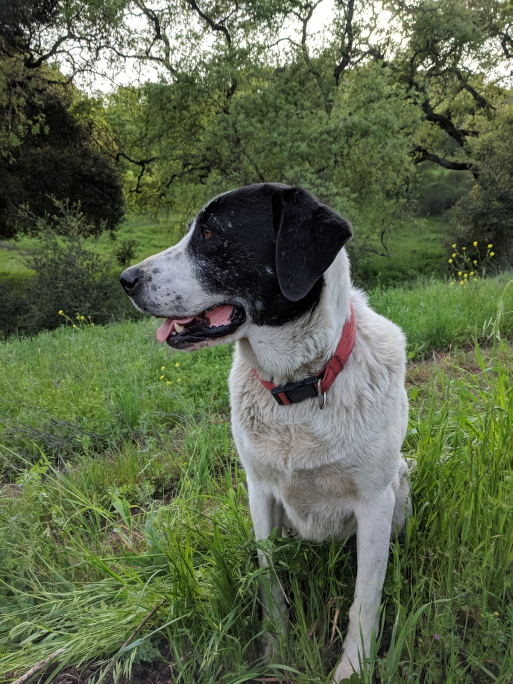
#> input picture data/sammy.jpg, 1025 x 1367 px (shown at 1/2 size)
$ jupyter execute 8.pyramid_image.ipynb
#> lines starting #> are read from the running program, lines starting #| are printed output that depends on the picture
### THÁP ẢNH ###

[cell 1]
import cv2
import numpy as np
import matplotlib.pyplot as plt

[cell 2]
"""
===========================================================
IMAGE PYRAMID TRONG OPENCV
===========================================================

Image Pyramid (tháp ảnh) là kỹ thuật biểu diễn ảnh ở nhiều
mức độ phân giải khác nhau.

Mục đích:
- Xử lý ảnh đa tỷ lệ (multi-scale)
- Phát hiện đối tượng với kích thước khác nhau
- Nén ảnh
- Ứng dụng trong Computer Vision cổ điển và Deep Learning

-----------------------------------------------------------
CÓ 2 LOẠI IMAGE PYRAMID CHÍNH:
1. Gaussian Pyramid  : giảm kích thước ảnh dần
2. Laplacian Pyramid : biểu diễn chi tiết (edge / high-frequency)
-----------------------------------------------------------
"""
# =========================================================
# 1. ĐỌC ẢNH
# =========================================================
# cv2.imread(path, flag)
# flag = 1 : ảnh màu BGR
img = cv2.imread(r"../data/sammy.jpg")
#> img is the input picture: shape (1367, 1025, 3); mean B, G, R 74.2, 102.6, 91.2

if img is None:
    print("❌ Không đọc được ảnh")
    exit()

# Chuyển sang RGB để hiển thị đúng màu bằng matplotlib
img_rgb = cv2.cvtColor(img, cv2.COLOR_BGR2RGB)

# =========================================================
# 2. GAUSSIAN PYRAMID
# =========================================================
"""
Gaussian Pyramid tạo ra các ảnh có độ phân giải giảm dần
bằng cách:
- Làm mờ ảnh (Gaussian Blur)
- Sau đó giảm kích thước xuống 1/2

-----------------------------------------
HÀM: cv2.pyrDown()
-----------------------------------------

CÚ PHÁP:
dst = cv2.pyrDown(src, dstsize=None, borderType=None)

THAM SỐ:
1. src:
   - Ảnh đầu vào

2. dstsize (ít dùng):
   - Kích thước ảnh đầu ra (width, height)
   - Nếu None → OpenCV tự động giảm còn 1/2

3. borderType:
   - Cách xử lý biên ảnh
   - Mặc định là BORDER_DEFAULT

-----------------------------------------
HÀM: cv2.pyrUp()
-----------------------------------------

Dùng để phóng to ảnh (ngược lại pyrDown)
"""

gaussian_pyramid = [img_rgb]
levels = 4  # số tầng của pyramid

for i in range(1, levels):
    down = cv2.pyrDown(gaussian_pyramid[i - 1])
    gaussian_pyramid.append(down)
#> this loop made 3 passes
#> pass 1, `down = cv2.pyrDown(gaussian_pyramid[i - 1])`:
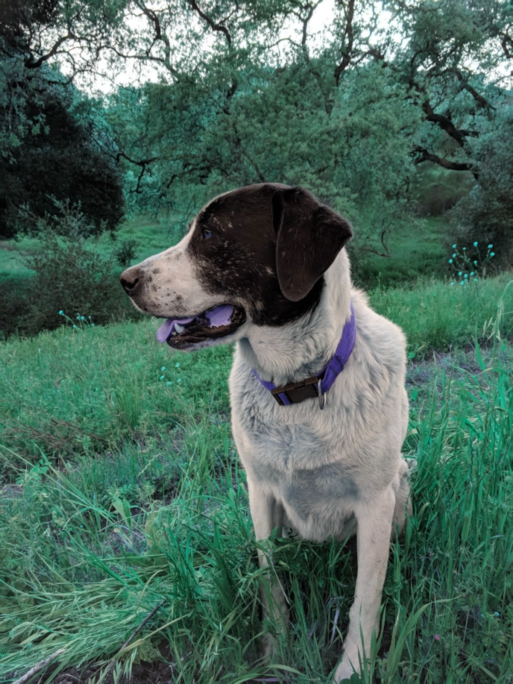
#> down: shape (684, 513, 3); mean of channels 0, 1, 2 91.2, 102.6, 74.1; drawn as B, G, R
#> pass 2, `down = cv2.pyrDown(gaussian_pyramid[i - 1])`:
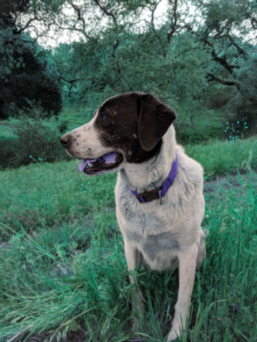
#> down: shape (342, 257, 3); mean of channels 0, 1, 2 91.2, 102.7, 74.1; drawn as B, G, R
#> pass 3, `down = cv2.pyrDown(gaussian_pyramid[i - 1])`:
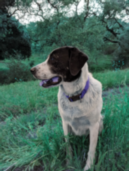
#> down: shape (171, 129, 3); mean of channels 0, 1, 2 91.3, 102.7, 74.2; drawn as B, G, R
#> after the loop, gaussian_pyramid = 4 items

# =========================================================
# 3. HIỂN THỊ GAUSSIAN PYRAMID
# =========================================================
plt.figure(figsize=(12, 4))
for i, layer in enumerate(gaussian_pyramid):
    plt.subplot(1, levels, i + 1)
    plt.imshow(layer)
    plt.title(f"Gaussian Level {i}")
    plt.axis("off")
#> this loop made 4 passes

plt.suptitle("Gaussian Image Pyramid", fontsize=14)
plt.tight_layout()
plt.show()
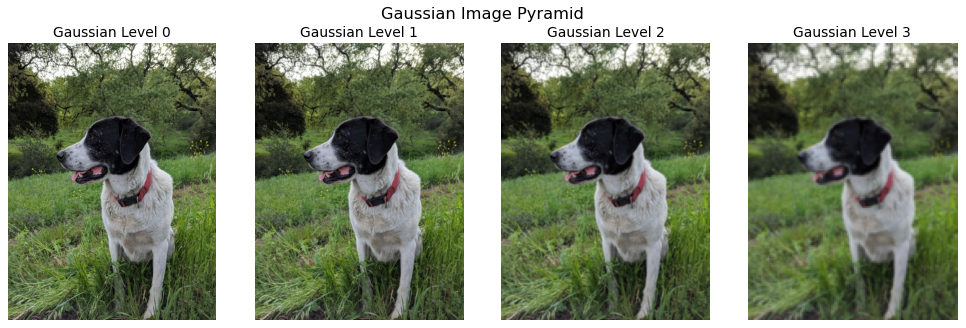
#> figure drawn by matplotlib, 4 panels

# =========================================================
# 4. LAPLACIAN PYRAMID
# =========================================================
"""
Laplacian Pyramid lưu trữ PHẦN CHI TIẾT (high-frequency)
giữa các tầng Gaussian.

Cách tạo:
- Laplacian_i = Gaussian_i - pyrUp(Gaussian_{i+1})

Ý nghĩa:
- Biểu diễn cạnh, chi tiết ảnh
- Dùng trong blending, image reconstruction
"""

laplacian_pyramid = []

for i in range(levels - 1):
    # Phóng to Gaussian level i+1
    up = cv2.pyrUp(
        gaussian_pyramid[i + 1],
        dstsize=(gaussian_pyramid[i].shape[1],
                 gaussian_pyramid[i].shape[0])
    )
    laplacian = cv2.subtract(gaussian_pyramid[i], up)
    laplacian_pyramid.append(laplacian)
#> this loop made 3 passes
#> pass 1, `laplacian = cv2.subtract(gaussian_pyramid[i], up)`:
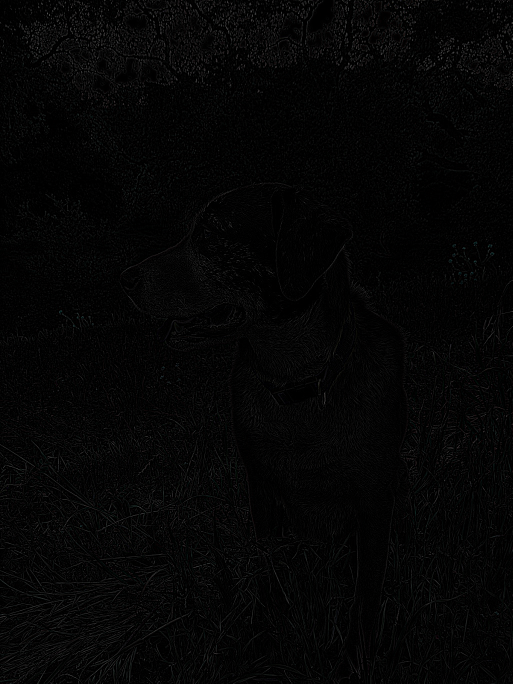
#> laplacian: shape (1367, 1025, 3) (shown at 1/2 size); mean of channels 0, 1, 2 4.9, 4.9, 4.8; drawn as B, G, R
#> pass 2, `laplacian = cv2.subtract(gaussian_pyramid[i], up)`:
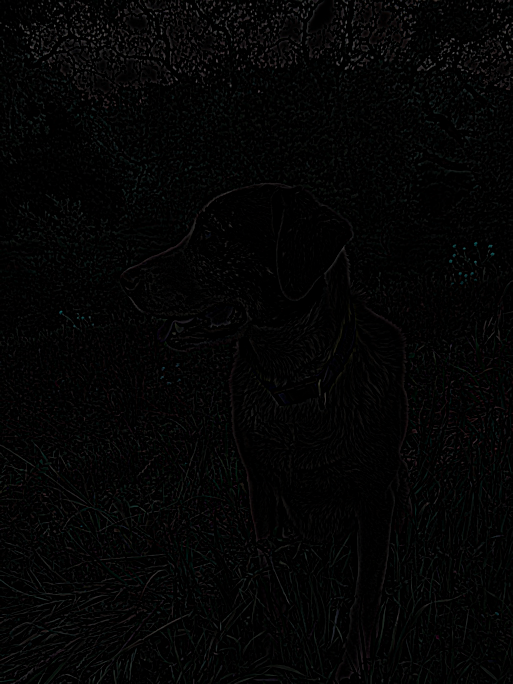
#> laplacian: shape (684, 513, 3); mean of channels 0, 1, 2 4.2, 4.3, 4; drawn as B, G, R
#> after the loop, laplacian_pyramid = 3 items

# Level cuối cùng của Laplacian = Gaussian cuối
laplacian_pyramid.append(gaussian_pyramid[-1])

# =========================================================
# 5. HIỂN THỊ LAPLACIAN PYRAMID
# =========================================================
plt.figure(figsize=(12, 6))
for i, layer in enumerate(laplacian_pyramid):
    plt.subplot(2, 2, i + 1)
    # Chuẩn hóa để hiển thị đẹp
    layer_norm = cv2.normalize(
        layer, None, 0, 255, cv2.NORM_MINMAX
    ).astype(np.uint8)

    plt.imshow(layer_norm)
    plt.title(f"Laplacian Level {i}")
    plt.axis("off")
#> this loop made 4 passes
#> pass 2, `layer_norm = cv2.normalize( layer, None, 0, 255, cv2.NORM_MINMAX ).ast..`:
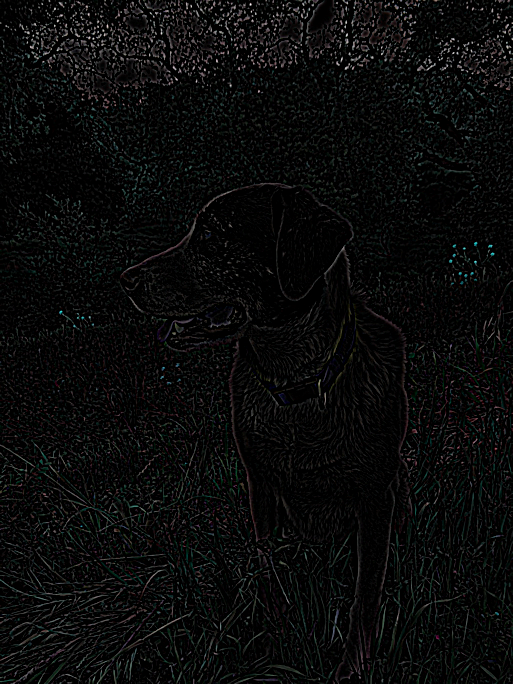
#> layer_norm: shape (684, 513, 3); mean of channels 0, 1, 2 10, 10.2, 9.7; drawn as B, G, R
#> pass 3, `layer_norm = cv2.normalize( layer, None, 0, 255, cv2.NORM_MINMAX ).ast..`:
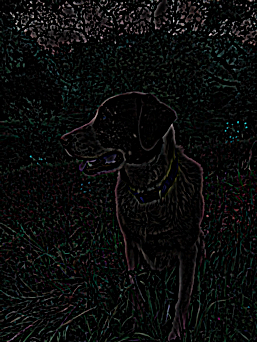
#> layer_norm: shape (342, 257, 3); mean of channels 0, 1, 2 11.3, 11.9, 10.8; drawn as B, G, R

plt.suptitle("Laplacian Image Pyramid", fontsize=14)
plt.tight_layout()
plt.show()
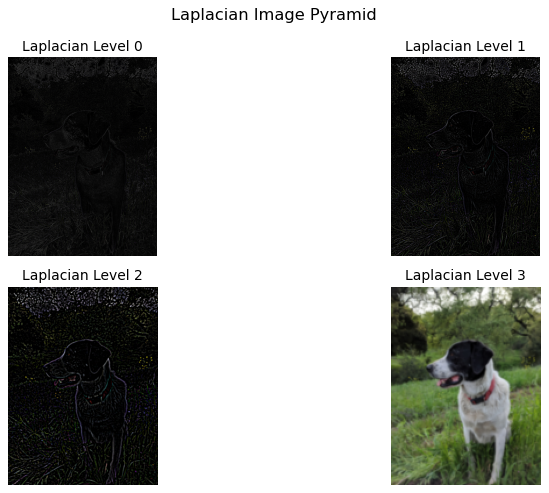
#> figure drawn by matplotlib, 4 panels

$ run again, with data/00-puppy.jpg copied over data/sammy.jpg
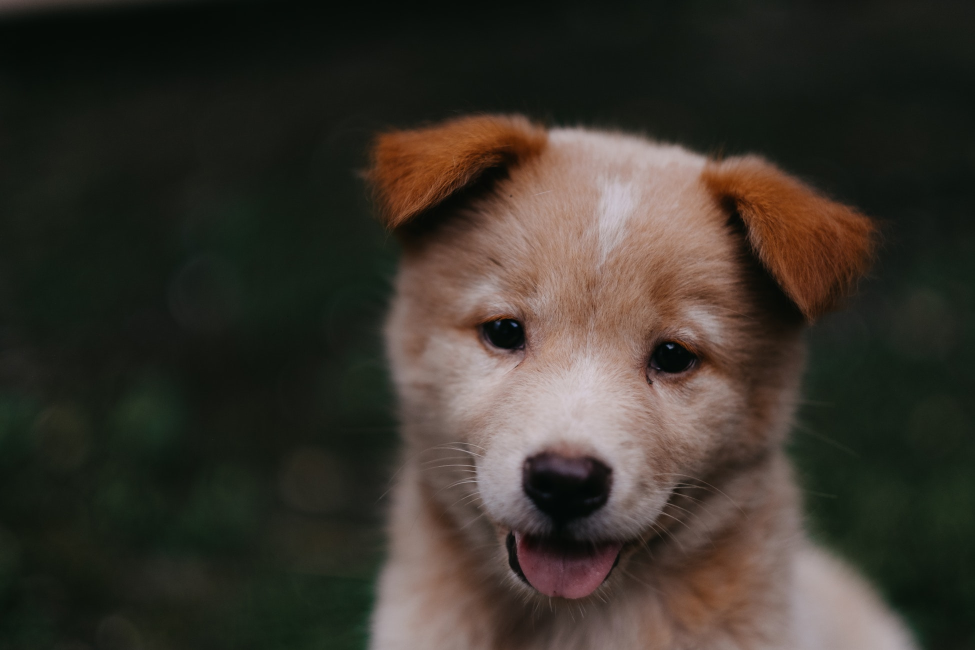
#> input picture data/00-puppy.jpg, 1950 x 1300 px (shown at 1/2 size)
#> img is the input picture: shape (1300, 1950, 3); mean B, G, R 43.8, 51.8, 57.3
#> the loop `for i in range(1, levels):` made 3 passes
#> pass 1, `down = cv2.pyrDown(gaussian_pyramid[i - 1])`:
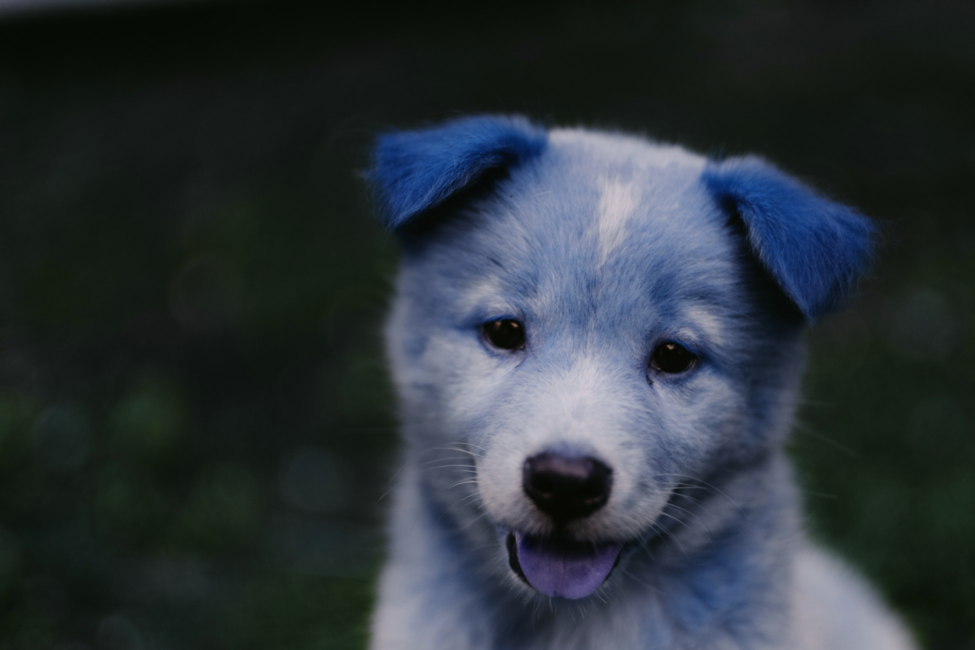
#> down: shape (650, 975, 3); mean of channels 0, 1, 2 57.3, 51.8, 43.8; drawn as B, G, R
#> after the loop `for i in range(1, levels):`: gaussian_pyramid = 4 items
#> the loop `for i, layer in enumerate(gaussian_pyramid):` made 4 passes
#> after the loop `for i in range(levels - 1):`: laplacian_pyramid = 3 items
#> the loop `for i, layer in enumerate(laplacian_pyramid):` made 4 passes
#> `plt.show()`:
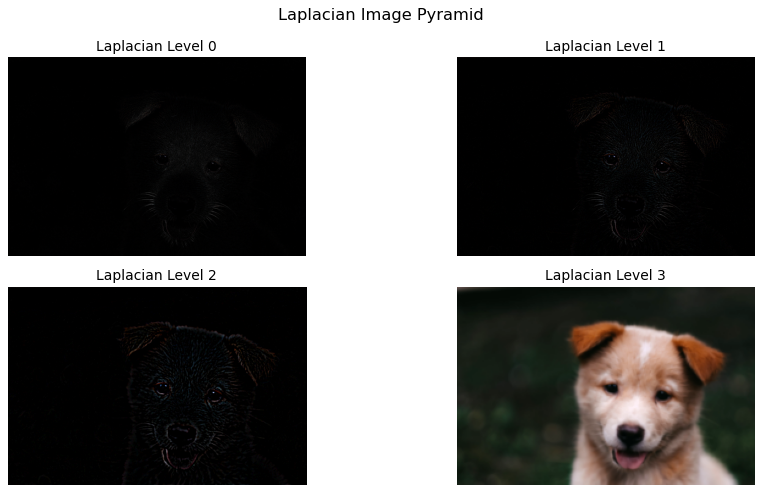
#> figure drawn by matplotlib, 4 panels
